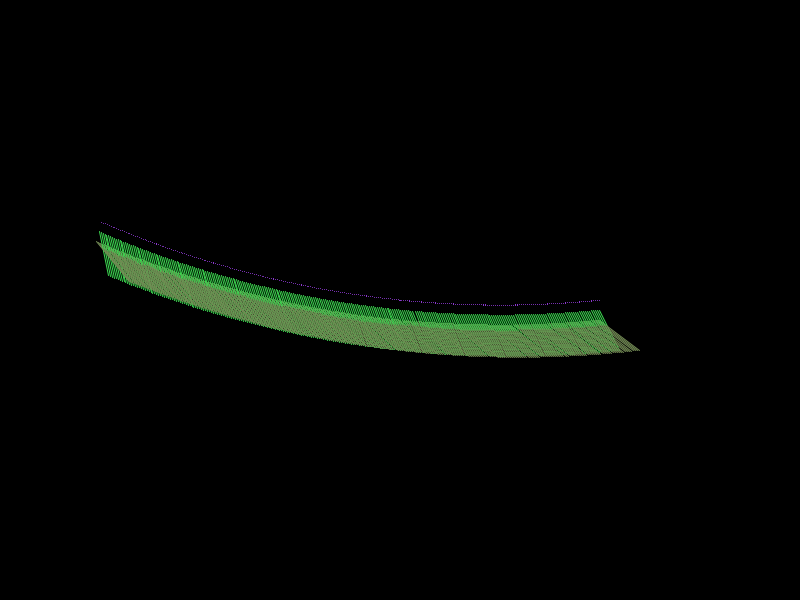
Frame 1 (no input)
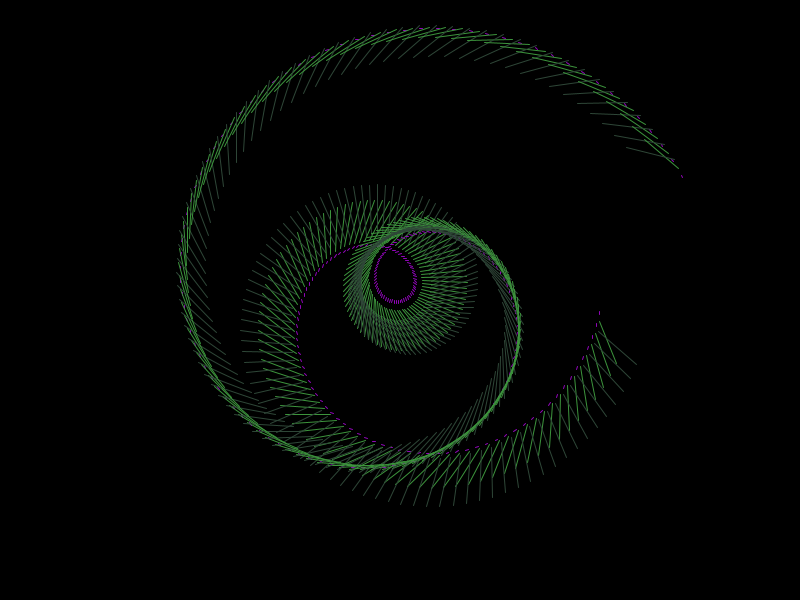
Frame 60 (the mouse pressed at the canvas centre just before this capture)
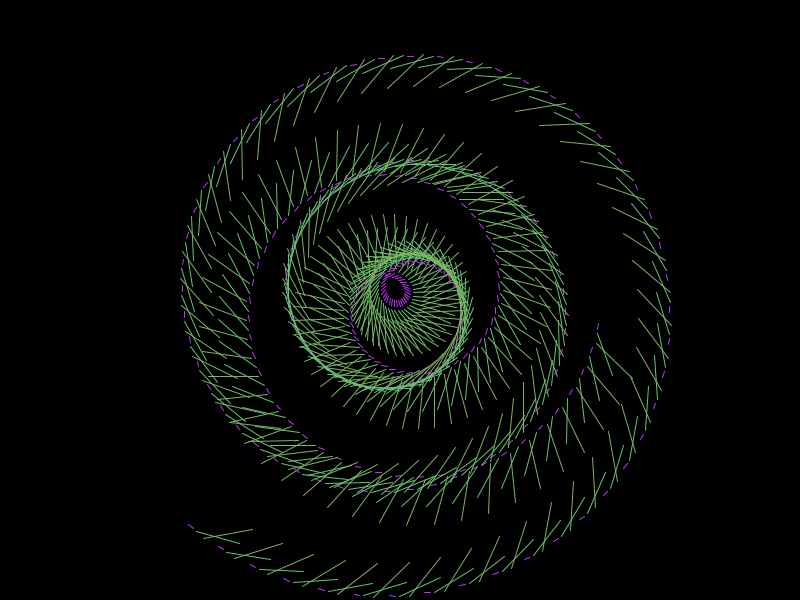
Frame 120 (the mouse held since frame 60 and released just before this capture)

The Processing sketch that drew these frames (run headless with seeded random() and noise(); from frame 60 on, the mouse is pressed at the canvas centre):

// Processing sketch: processing_150756
// ── processing_150756.pde

/*  Psychedlic Pattern 001
    by R Knight 2014-06-06  */

// declare global variables
float r;
color[] c;
float[] rgb;
int dx=10;

void setup() {
  background(0); 
  size(800,600); 
  c=new color[3];
  rgb=new float[3];
  c[0]= color(random(255),random(255),random(255));
  c[1]= color(random(255),random(255),random(255));
  c[2]= color(random(255),random(255),random(255));
  frameRate(60);
} // end of setup()

void draw() {
  background(0);
  r=r+0.001;
  translate(width/2,height/2);
  for (int n=0; n<255; n++) {
    rotate(r);
    stroke(c[0]);
    line( 200-n*2, sin(r)*50, 200-n*2,0 );
    stroke(c[1]);
    line( 220-n*2, cos(r/2)*50, 200-n*2,10 );
    stroke(c[2]);
    line( 240-n*2, cos(r)*50, 200-n*2,20 );
  } // end of for() n
  changeColours();
} // end of draw()

void changeColours() {
  int i=int(random(3));
  int d=int(random(3));
  rgb[0] = red ( c[i] );
  rgb[1] = green ( c[i] );
  rgb[2] = blue ( c[i] );
  rgb[d] = rgb[d] + dx;
  if (rgb[d] < 0 || rgb[d] > 255) {
    dx *= -1;
    c[i] = color(random(255),random(255),random(255));
  } // ind of if()
  c[i]=color ( rgb[0], rgb[1], rgb[2] );
} // end of changeColours()
